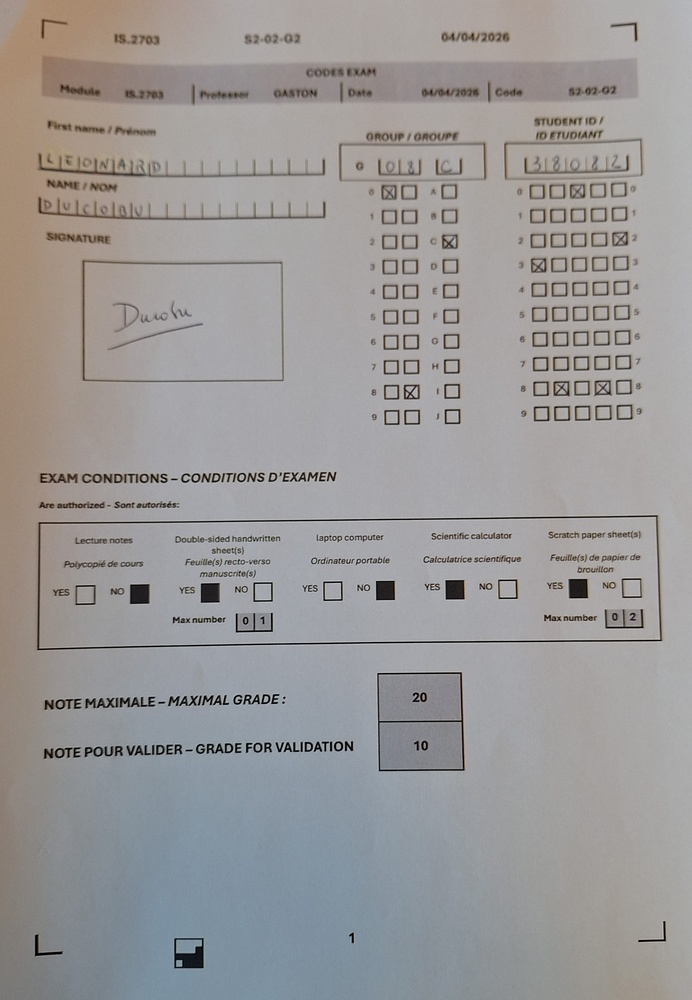
#> input picture src/data_exemple/EXAM_FORM3_38082/EXAM_FORM3_38082.jpg, 692 x 1000 px, shrunk from 2296 x 3317 before the run
$ python -i registration.py   (imports and definitions only)
#> lines starting #> are read from the running program, lines starting #| are printed output that depends on the picture; after the words box and inside, x2 and y2 are one past the last pixel; in counts of white or black regions, pixels touching at a corner belong together
"""Page registration using the four corner fiducial marks.

Only low-level operations are used (grayscale, Otsu threshold, connected-
component labelling, affine warp), in line with the project constraints for
graphical elements.

The four L-shaped marks printed at the page corners define a stable reference
rectangle. We detect their centres, then express every region of interest in
normalised coordinates (u, v) in [0, 1] relative to that rectangle:

    u = 0 -> left fiducial column,   u = 1 -> right fiducial column
    v = 0 -> top fiducial row,       v = 1 -> bottom fiducial row

A region of interest (ROI) is therefore independent of scan shift, scale and
small rotations.
"""

import numpy as np
from skimage import color, filters, measure, transform


def to_gray(img):
    """Return a float grayscale image in [0, 1]."""
    if img.ndim == 3:
        return color.rgb2gray(img[..., :3])
    img = img.astype(float)
    if img.max() > 1.0:
        img = img / 255.0
    return img


def _corner_fiducial(binv, y_slice, x_slice):
    """Largest compact dark blob inside a corner quadrant -> (row, col) centre."""
    sub = binv[y_slice, x_slice]
    labels = measure.label(sub)
    best = None
    for p in measure.regionprops(labels):
        if p.area < 60:
            continue
        minr, minc, maxr, maxc = p.bbox
        h, w = maxr - minr, maxc - minc
        # fiducials are small square-ish brackets; reject text/lines
        if not (10 < h < 160 and 10 < w < 160):
            continue
        if best is None or p.area > best.area:
            best = p
    if best is None:
        return None
    minr, minc, maxr, maxc = best.bbox
    cy = (minr + maxr) / 2.0 + y_slice.start
    cx = (minc + maxc) / 2.0 + x_slice.start
    return np.array([cy, cx], dtype=float)


def detect_fiducials(gray):
    """Detect the four corner fiducials.

    Returns a dict with keys TL, TR, BL, BR, each an array [row, col], or None
    if any corner is missing.
    """
    binv = gray < filters.threshold_otsu(gray)
    h, w = gray.shape
    mx, my = int(0.18 * w), int(0.14 * h)
    corners = {
        "TL": _corner_fiducial(binv, slice(0, my), slice(0, mx)),
        "TR": _corner_fiducial(binv, slice(0, my), slice(w - mx, w)),
        "BL": _corner_fiducial(binv, slice(h - my, h), slice(0, mx)),
        "BR": _corner_fiducial(binv, slice(h - my, h), slice(w - mx, w)),
    }
    if any(v is None for v in corners.values()):
        return None
    return corners


class PageFrame:
    """Maps normalised (u, v) coordinates to pixel coordinates of one page."""

    def __init__(self, gray, fiducials):
        self.gray = gray
        self.f = fiducials
        # column (x) reference from top/bottom fiducial pairs
        self.x_left = 0.5 * (fiducials["TL"][1] + fiducials["BL"][1])
        self.x_right = 0.5 * (fiducials["TR"][1] + fiducials["BR"][1])
        self.y_top = 0.5 * (fiducials["TL"][0] + fiducials["TR"][0])
        self.y_bot = 0.5 * (fiducials["BL"][0] + fiducials["BR"][0])
        self.w = self.x_right - self.x_left
        self.h = self.y_bot - self.y_top

    def px(self, u, v):
        """Normalised (u, v) -> (row, col) pixel."""
        return (self.y_top + v * self.h, self.x_left + u * self.w)

    def roi(self, u0, v0, u1, v1):
        """Crop a rectangular ROI given in normalised coordinates."""
        r0 = int(round(self.y_top + v0 * self.h))
        r1 = int(round(self.y_top + v1 * self.h))
        c0 = int(round(self.x_left + u0 * self.w))
        c1 = int(round(self.x_left + u1 * self.w))
        r0, r1 = sorted((max(0, r0), max(0, r1)))
        c0, c1 = sorted((max(0, c0), max(0, c1)))
        return self.gray[r0:r1, c0:c1], (r0, c0, r1, c1)


def build_frame(img):
    """Convenience: image -> (PageFrame or None, gray)."""
    gray = to_gray(img)
    fids = detect_fiducials(gray)
    if fids is None:
        return None, gray
    return PageFrame(gray, fids), gray

>>> import cv2
>>> picture = cv2.cvtColor(cv2.imread('../data_exemple/EXAM_FORM3_38082/EXAM_FORM3_38082.jpg'), cv2.COLOR_BGR2RGB)
>>> result = build_frame(picture)
#> in to_gray, `return color.rgb2gray(img[..., :3])`:
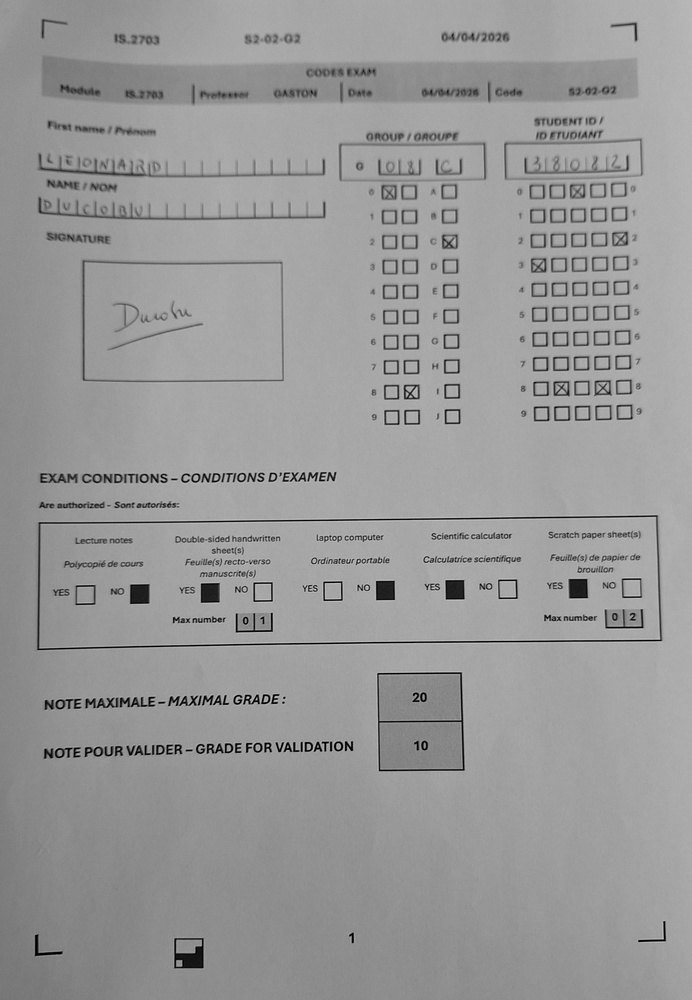
#> returned value: shape (1000, 692) float64; min 0, max 0.829, mean 0.6
#> in detect_fiducials, `binv = gray < filters.threshold_otsu(gray)`:
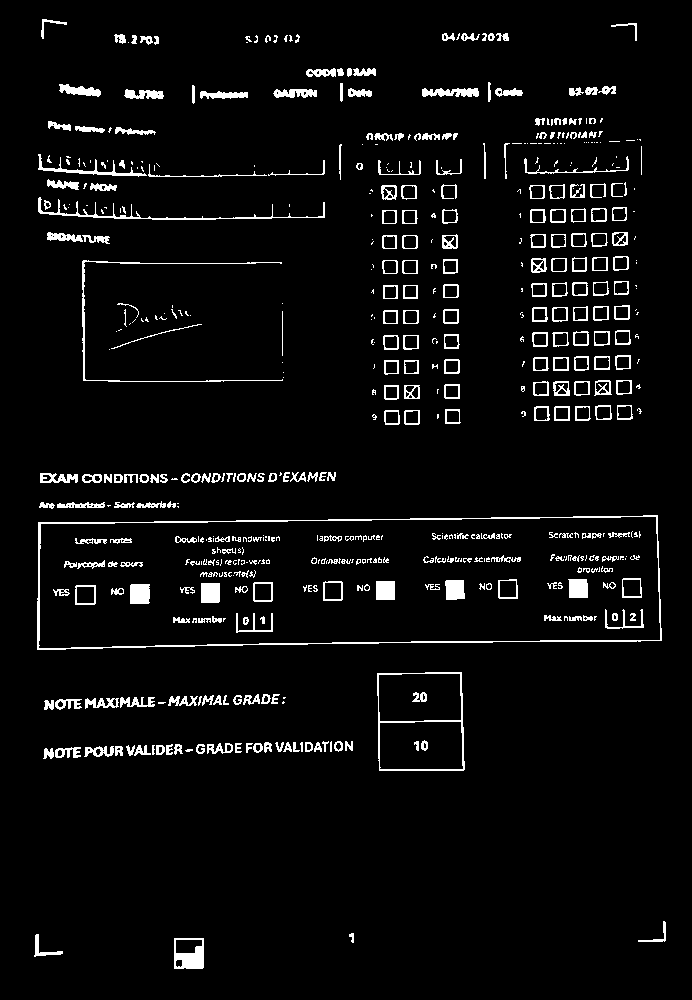
#> binv: shape (1000, 692) bool; 4.8% white in thin lines or dots, all inside (x1, y1, x2, y2) = (34, 19, 666, 969)
#> in _corner_fiducial, `sub = binv[y_slice, x_slice]`: sub: shape (140, 124) bool; 4.6% white; 7 white regions (1 under 20 px), largest, box (x1, y1, x2, y2) and area: (59, 84, 101, 97) 310, (75, 126, 105, 133) 131, (48, 121, 71, 131) 119, (41, 19, 67, 39) 106, (114, 34, 124, 44) 68, (115, 127, 124, 134) 45
#> in _corner_fiducial, `labels = measure.label(sub)`:
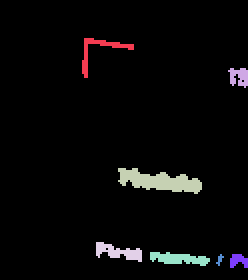
#> labels: shape (140, 124) int32 (shown 2 times larger); 8 distinct labels, from 0 to 7; one colour per label, 0 black
#> the loop in _corner_fiducial, `for p in measure.regionprops(labels):` made 7 passes
#> (minr, minc, maxr, maxc, h, w) on passes 1 to 5: (19, 41, 39, 67, 20, 26), (34, 114, 44, 124, 10, 10), (84, 59, 97, 101, 13, 42), (121, 48, 131, 71, 10, 23), (126, 75, 133, 105, 7, 30)
#> in _corner_fiducial, `minr, minc, maxr, maxc = best.bbox`: minr = 84; minc = 59; maxr = 97; maxc = 101
#> in _corner_fiducial, `cy = (minr + maxr) / 2.0 + y_slice.start`: cy = 90.5
#> in _corner_fiducial, `cx = (minc + maxc) / 2.0 + x_slice.start`: cx = 80
#> in _corner_fiducial (call 2), `sub = binv[y_slice, x_slice]`:
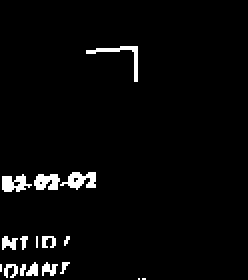
#> sub: shape (140, 124) bool (shown 2 times larger); 3.2% white in thin lines or dots, all inside (x1, y1, x2, y2) = (0, 23, 73, 140)
#> in _corner_fiducial (call 2), `labels = measure.label(sub)`:
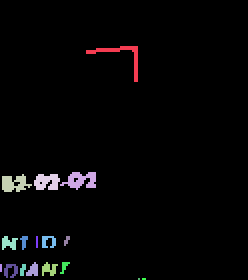
#> labels: shape (140, 124) int32 (shown 2 times larger); 18 distinct labels, from 0 to 17; one colour per label, 0 black
#> the loop in _corner_fiducial (call 2), `for p in measure.regionprops(labels):` made 17 passes
#> (minr, minc, maxr, maxc, h, w) on passes 1 to 4: (23, 43, 41, 69, 18, 26), (86, 30, 95, 48, 9, 18), (87, 1, 96, 16, 9, 15), (87, 17, 95, 30, 8, 13)
#> in _corner_fiducial (call 2), `minr, minc, maxr, maxc = best.bbox`: minr = 23; minc = 43; maxr = 41; maxc = 69
#> in _corner_fiducial (call 2), `cy = (minr + maxr) / 2.0 + y_slice.start`: cy = 32
#> in _corner_fiducial (call 2), `cx = (minc + maxc) / 2.0 + x_slice.start`: cx = 624
#> in _corner_fiducial (call 3), `sub = binv[y_slice, x_slice]`:
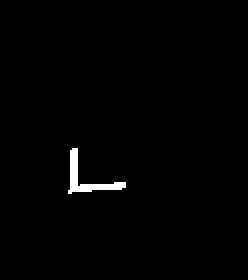
#> sub: shape (140, 124) bool (shown 2 times larger); 0.99% white; 1 white region, box (x1, y1, x2, y2) and area: (34, 74, 63, 97) 172
#> the loop in _corner_fiducial (call 3), `for p in measure.regionprops(labels):` made 1 pass
#> (minr, minc, maxr, maxc, h, w) on pass 1: (74, 34, 97, 63, 23, 29)
#> in _corner_fiducial (call 3), `cy = (minr + maxr) / 2.0 + y_slice.start`: cy = 945.5
#> in _corner_fiducial (call 3), `cx = (minc + maxc) / 2.0 + x_slice.start`: cx = 48.5
#> in _corner_fiducial (call 4), `sub = binv[y_slice, x_slice]`:
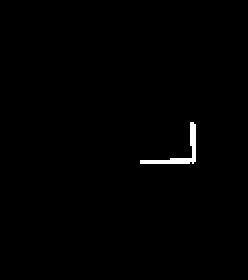
#> sub: shape (140, 124) bool (shown 2 times larger); 0.66% white in thin lines or dots, all inside (x1, y1, x2, y2) = (70, 61, 98, 82)
#> the loop in _corner_fiducial (call 4), `for p in measure.regionprops(labels):` made 1 pass
#> (minr, minc, maxr, maxc, h, w) on pass 1: (61, 70, 82, 98, 21, 28)
#> in _corner_fiducial (call 4), `cy = (minr + maxr) / 2.0 + y_slice.start`: cy = 931.5
#> in _corner_fiducial (call 4), `cx = (minc + maxc) / 2.0 + x_slice.start`: cx = 652
#> in detect_fiducials, `corners = { "TL": _corner_fiducial(binv, slice(0, my), slice(0, mx)), ..`: corners = {'TL': [90.5, 80], 'TR': [32, 624], 'BL': [945.5, 48.5], 'BR': [931.5, 652]}
#> in build_frame, `fids = detect_fiducials(gray)`: fids has the same summary as corners in detect_fiducials
#> in __init__, `self.f = fiducials`: self.f has the same summary as corners in detect_fiducials
#> in __init__, `self.x_left = 0.5 * (fiducials["TL"][1] + fiducials["BL"][1])`: self.x_left = 64.25
#> in __init__, `self.x_right = 0.5 * (fiducials["TR"][1] + fiducials["BR"][1])`: self.x_right = 638
#> in __init__, `self.y_top = 0.5 * (fiducials["TL"][0] + fiducials["TR"][0])`: self.y_top = 61.25
#> in __init__, `self.y_bot = 0.5 * (fiducials["BL"][0] + fiducials["BR"][0])`: self.y_bot = 938.5
#> in __init__, `self.w = self.x_right - self.x_left`: self.w = 573.8
#> in __init__, `self.h = self.y_bot - self.y_top`: self.h = 877.2
